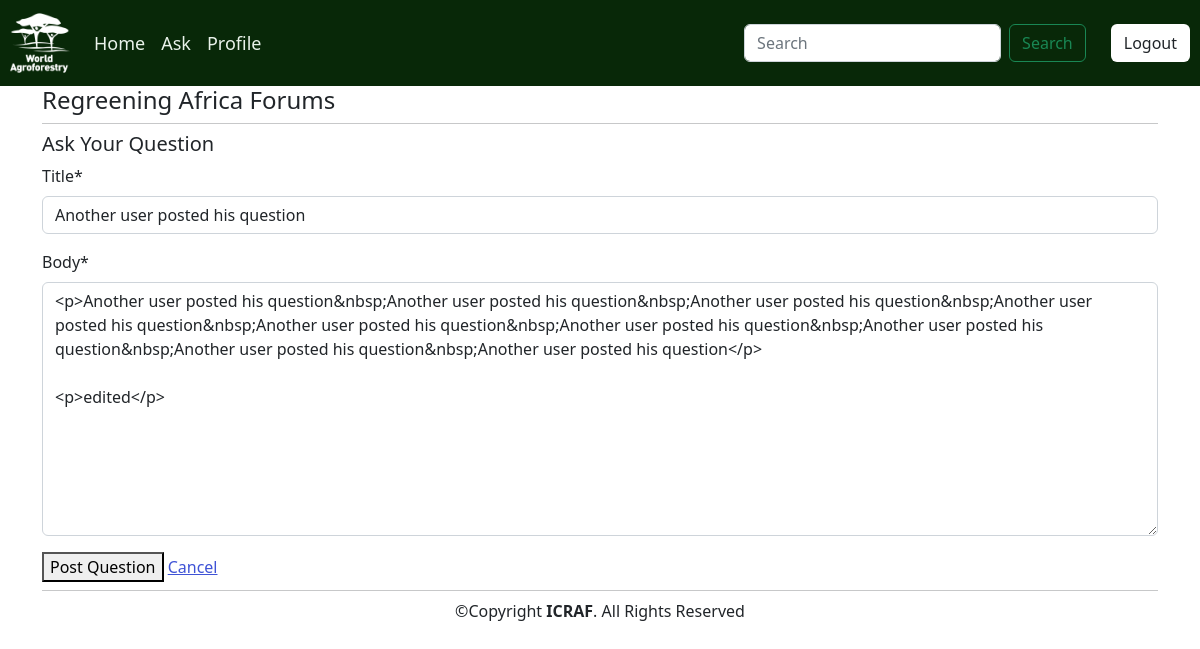
Screenshot of /questions/18/update (signed in) with the database file from the repository.
### forum_app/models.py (models this page shows, shortened)
class Question(models.Model):
    user = models.ForeignKey(User, null=True, on_delete=models.DO_NOTHING)
    profile = models.ForeignKey(Profile, null=True, blank=True, on_delete=models.CASCADE)
    title = models.CharField(max_length=100, null=False, blank=False)
    body = RichTextField()
    created = models.DateTimeField(default=timezone.now)
    updated = models.DateTimeField(auto_now = True)
    categories = models.ManyToManyField(Category)
    tags = models.ManyToManyField(Tag)
    likes = models.ManyToManyField(User, related_name='questions_post')

### forum_app/views.py (the view, shortened to what this page needs)
# urls.py: path('questions/<int:pk>/update', views.QuestionUpdateView.as_view(), name='questions_update'),
class QuestionUpdateView(UserPassesTestMixin, LoginRequiredMixin, UpdateView):
    model = Question
    fields = ['title', 'body']
    def test_func(self):
        question = self.get_object()
        if self.request.user == question.user:
            return True
        else:
            return False

### forum_app/templates/forum_app/question_form.html (shortened to what this page needs)
{% extends 'base.html' %}
{% load crispy_forms_tags %}
{% block content%}
<div>
    <div>
        <div>
            <div>
                <h5>Ask Your Question</h5>
            </div>
        </div>
        <div>
                <form action="" method="POST" enctype="multipart/form-data">
                        {{form|crispy}}
                        <button>Post Question</button>
                        <a href="{% url 'home' %}">Cancel</a>
                </form>
            </div>
        </div>
</div>
{% endblock content %}

### templates/navbar.html (style rules this page uses)
a { color:rgb(63, 83, 214); }

### rows the page displays
Question: title "Another user posted his question", body "<p>Another user posted his question&nbsp;Another user posted his question&nbsp;Another user posted his question&nbsp;Another user posted his question&nbsp;Another user posted his question&nbsp;Another user posted his question&nbsp;Another user posted his question&nbsp;Another user posted his question&nbsp;Another user posted his question</p> <p>edited</p>"
